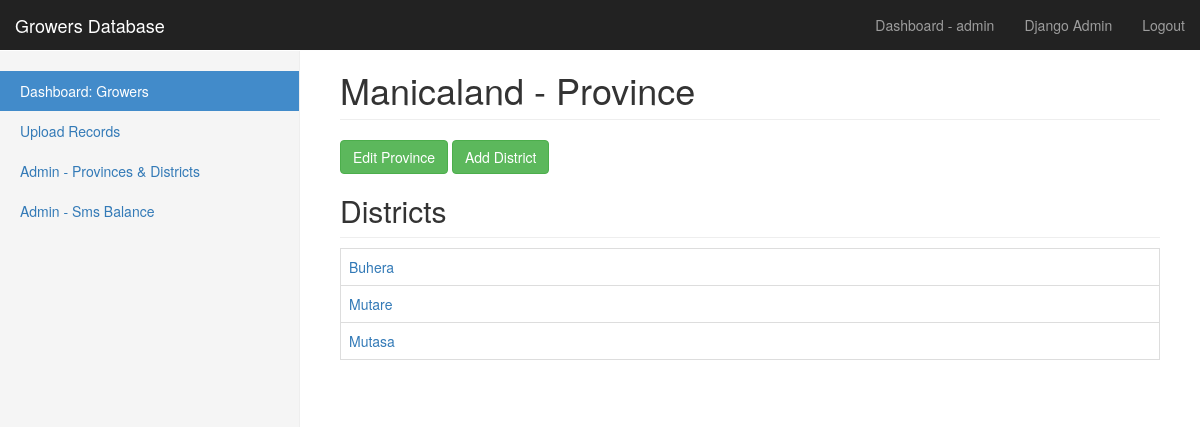
The app's page /province-admin-view/1/ (signed in) with its own data.
### growers/models.py (models this page shows, shortened)
class Province(models.Model):
    name = models.CharField(max_length=100, unique=True)
    class Meta:
        ordering = ['name']

class District(models.Model):
    name = models.CharField(max_length=100, unique=True)
    province = models.ForeignKey(Province, on_delete=models.PROTECT)
    class Meta:
        ordering = ['name']

### growers/views.py (the view)
# urls.py: path('province-admin-view/<int:id>/', views.province_admin_view,
@login_required
def province_admin_view(request, id):
    province = get_object_or_404(Province, id=id)
    districts = District.objects.filter(province=province)
    return render(request, 'growers/province_admin_view.html',
                 {'province': province, 'districts': districts})

### growers/templates/growers/province_admin_view.html (shortened to what this page needs)
{% extends "growers/base.html" %}
{% load bootstrap3 %}
{% block content %}
<h1 class="page-header">{{ province.name }} - Province </h1>
<a class="btn btn-success btn-large" href="{% url 'province-admin-edit' province.id %}">
Edit Province</a>
<a class="btn btn-success btn-large" href="{% url 'district-create' %}">
Add District</a>
<h2 class="sub-header">Districts</h2>
{% if districts %}
<table class="table table-bordered">
{% for district in districts %}
<tr><td><a href="{% url 'district-edit' district.id  %}">
{{ district.name }}</a></td></tr>
{% endfor %}
</table>
{% else %}
<p>There are no districts for this province. Please add districts.</p>
{% endif %}
{% endblock %}

### growers/templates/growers/base.html (shortened to what this page needs)
{% load static %}
{% load bootstrap3 %}
<!DOCTYPE html>
<html lang="en">
  <head>
    <link rel="stylesheet" href="{% static 'growers/css/bootstrap.min.css' %}">
    <link href="{% static 'growers/css/dashboard.css' %}" rel="stylesheet">
</head>
  <body>
    <nav class="navbar navbar-inverse navbar-fixed-top">
      <div class="container-fluid">
        <div class="navbar-header">
          <a class="navbar-brand" href="{% url 'index' %}">Growers Database</a>
        </div>
        <div id="navbar" class="navbar-collapse collapse">
          <ul class="nav navbar-nav navbar-right">
            {% if user.is_authenticated %}
            <li><a href="{% url 'index' %}">
              Dashboard - {{ user.username }}</a></li>
             <li><a href="{% url 'admin:index' %}" target="_blank">Django Admin</a></li>
           <li><a href="{% url 'logout' %}">Logout</a></li>
           {% else %}
               <li><a href="{% url 'login' %}">Login</a></li>
           {% endif %}
          </ul>
        </div>
      </div>
    </nav>
    <div class="container-fluid">
      <div class="row">
        <div class="col-sm-3 col-md-3 sidebar">
          <ul class="nav nav-sidebar">
            <li class="active"><a href="{% url 'index' %}">Dashboard: Growers<span class="sr-only">(current)</span></a></li>
            <li><a href="{% url 'upload-records' %}">Upload Records</a></li>
            <li><a href="{% url 'provinces-admin' %}">Admin - Provinces & Districts</a></li>
             <li><a href="{% url 'sms-balance' %}">Admin - Sms Balance</a></li>
          </ul>
        </div>
        <div class="col-sm-9 col-sm-offset-3 col-md-9 col-md-offset-3 main">
        <div class="row">
        <div class="col-sm-12">
                {% block content %}{% endblock %}
        </div>
        </div>
        </div>
  </body>
</html>

### growers/static/growers/css/dashboard.css (style rules this page uses)
body { padding-top: 50px; }
.sub-header { padding-bottom: 10px; border-bottom: 1px solid #eee; }
.navbar-fixed-top { border: 0; }
.sidebar { display: none; }
@media (min-width: 768px) { .sidebar { position: fixed; top: 51px; bottom: 0; left: 0; z-index: 1000; display: block; padding: 20px; overflow-x: hidden; overflow-y: auto; background-color: #f5f5f5; border-right: 1px solid #eee; } }
.nav-sidebar { margin-right: -21px; margin-bottom: 20px; margin-left: -20px; }
.nav-sidebar > li > a { padding-right: 20px; padding-left: 20px; }
.nav-sidebar > .active > a, .nav-sidebar > .active > a:hover, .nav-sidebar > .active > a:focus { color: #fff; background-color: #428bca; }
.main { padding: 20px; }
@media (min-width: 768px) { .main { padding-right: 40px; padding-left: 40px; } }
.main .page-header { margin-top: 0; }

### records on screen
Province: name "Manicaland"
District: name "Buhera"
District: name "Mutare"
District: name "Mutasa"

### other values on screen
{{ user.username }} "admin"
